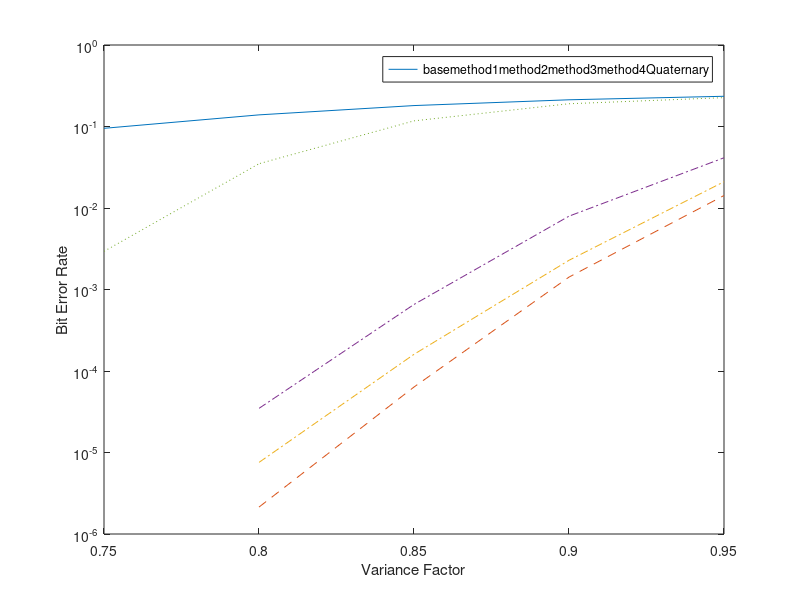

MATLAB code for this plot:
% hard
% factor = [0.5,0.55,0.57,0.58,0.60, 0.65,0.7, 0.75];
% error0 = [0.036304,0.085444,0.108599,0.110732,0.130383, 0.175307, 0.208228, 0.230341];
% error1 = [0.000134,0.004357,0.014965,0.023557,0.053081, 0.144877, 0.196834, 0.225259]; 
% error2 = [0,0,1.06e-06,4.44e-06,5.472e-05,0.0072048,0.0945926,0.222921];
% error3 = [0,0,5.32e-06,1.57e-05,1.016e-04,0.0061018,0.0701196,0.178733];
% error4 = [0,0,0,6.00e-07,1.450e-05,0.0027268, 0.0553712,0.171086];
% errorq = [0,0,0,0,6.9995333e-06,0.0016133, 0.046436,0.1445572];
% 
% time0 = [1.259748, 1.220378, 1.243236, 1.112529];
% time1 = [0.857447, 1.213813, 1.298658, 1.314779];
% time2 = [0.219883,0.418113,0,0];
% time3 = [0.239829,0.456138,0,0];
% time4 = [0.907315,1.563351,2.845757,4.664305];
% timeq = [3.975534,6.509376,0,0,];

% soft
factor = [0.75,0.80,0.85,0.90,0.95];
error0 = [0.095011,0.138911,0.180662,0.212731,0.234923];
error1 = [0.002939,0.034965,0.117265,0.190178,0.225995];
error2 = [0,3.48e-05,6.555e-04,0.0079401,0.041338533333333];
error3 = [0,7.56e-06,1.602e-04,0.0022829,0.021];
error4 = [0,2.14e-06,6.36e-05,0.001419766666667,0.014226200000000];
errorq = [0,0,0,0,0];



base = plot(factor,error0);
hold on;
method4p = plot(factor,error4,'--');
hold on;
method3p = plot(factor,error3,'-.');
hold on;
method2p = plot(factor,error2,'-.');
hold on;
method1p = plot(factor,error1,':');
hold on;
quaterp = plot(factor,errorq,'-.');
% legend([base2 method2 quaternary2 quaternary4], ...
% ["Baseline,p_1=2{\lambda}","Baseline,p_1=4{\lambda}","Algorithm 3,p_1=2{\lambda}","Algorithm 3,p_1=4{\lambda}","quaternary,p_1=2{\lambda}","quaternary,p_1=4{\lambda}"]);
legend([base,method1p,method2p, method3p,method4p,quaterp], ...
["base","method1","method2","method3","method4","Quaternary"]);
xlabel('Variance Factor');
ylabel('Bit Error Rate');
set(gca, 'YScale', 'log');
